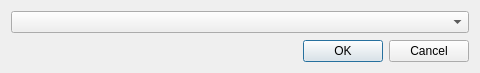
<?xml version="1.0" encoding="UTF-8"?>
<ui version="4.0">
 <class>Dialog</class>
 <widget class="QDialog" name="Dialog">
  <property name="geometry">
   <rect>
    <x>0</x>
    <y>0</y>
    <width>480</width>
    <height>73</height>
   </rect>
  </property>
  <property name="minimumSize">
   <size>
    <width>480</width>
    <height>0</height>
   </size>
  </property>
  <property name="windowTitle">
   <string>Select Object</string>
  </property>
  <layout class="QVBoxLayout" name="verticalLayout">
   <item>
    <widget class="QComboBox" name="object_comboBox"/>
   </item>
   <item>
    <spacer name="verticalSpacer">
     <property name="orientation">
      <enum>Qt::Vertical</enum>
     </property>
     <property name="sizeHint" stdset="0">
      <size>
       <width>20</width>
       <height>40</height>
      </size>
     </property>
    </spacer>
   </item>
   <item>
    <widget class="QDialogButtonBox" name="buttonBox">
     <property name="orientation">
      <enum>Qt::Horizontal</enum>
     </property>
     <property name="standardButtons">
      <set>QDialogButtonBox::Cancel|QDialogButtonBox::Ok</set>
     </property>
    </widget>
   </item>
  </layout>
 </widget>
 <resources/>
 <connections>
  <connection>
   <sender>buttonBox</sender>
   <signal>accepted()</signal>
   <receiver>Dialog</receiver>
   <slot>accept()</slot>
   <hints>
    <hint type="sourcelabel">
     <x>248</x>
     <y>254</y>
    </hint>
    <hint type="destinationlabel">
     <x>157</x>
     <y>274</y>
    </hint>
   </hints>
  </connection>
  <connection>
   <sender>buttonBox</sender>
   <signal>rejected()</signal>
   <receiver>Dialog</receiver>
   <slot>reject()</slot>
   <hints>
    <hint type="sourcelabel">
     <x>316</x>
     <y>260</y>
    </hint>
    <hint type="destinationlabel">
     <x>286</x>
     <y>274</y>
    </hint>
   </hints>
  </connection>
 </connections>
</ui>
